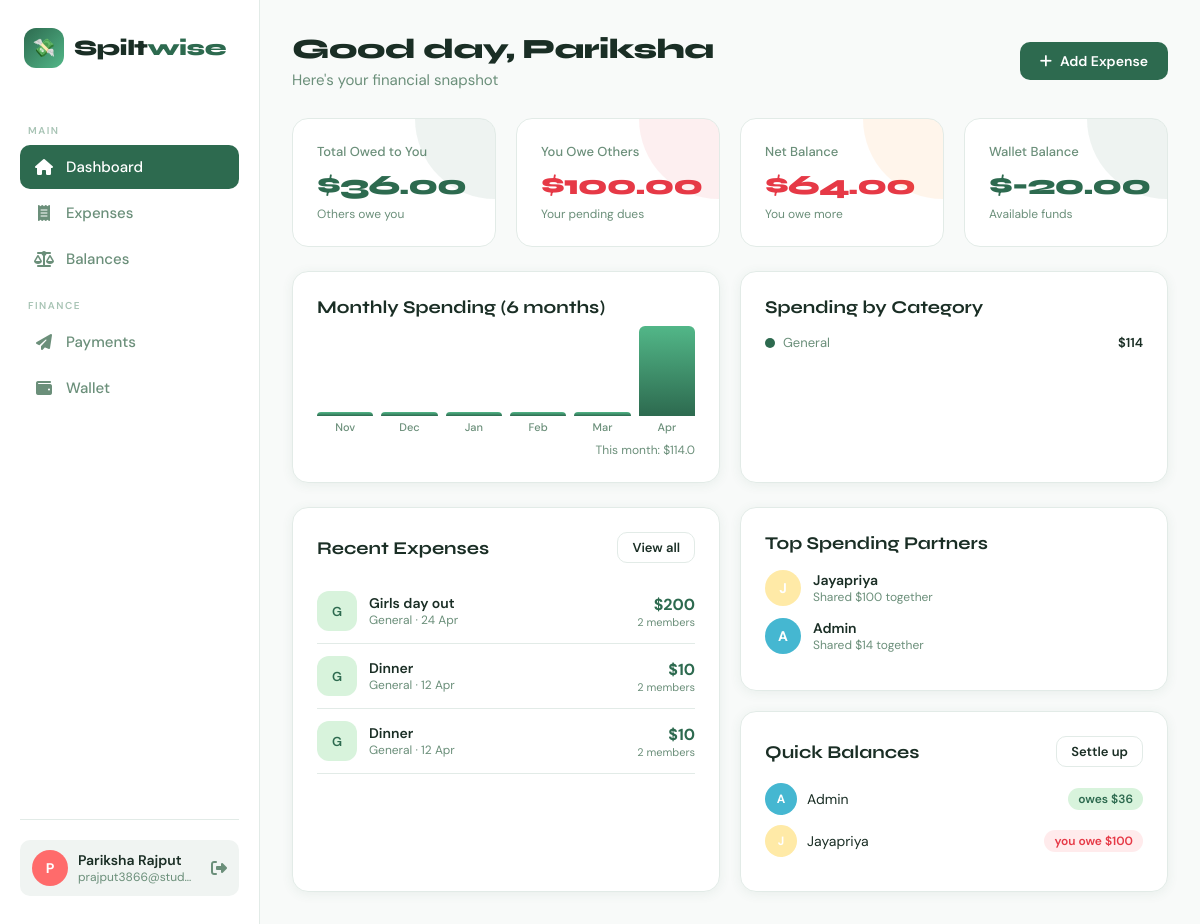
The page /dashboard (signed in) on the database its author committed.
### app.py (models this page shows)
class User(db.Model):
    id           = db.Column(db.Integer, primary_key=True)
    name         = db.Column(db.String(120), nullable=False)
    email        = db.Column(db.String(120), unique=True, nullable=False)
    password     = db.Column(db.String(256), nullable=False)
    avatar_color = db.Column(db.String(20), default="#4ECDC4")
    created_at   = db.Column(db.DateTime, default=datetime.utcnow)
    wallet       = db.relationship("Wallet", back_populates="user", uselist=False)

class Wallet(db.Model):
    id      = db.Column(db.Integer, primary_key=True)
    user_id = db.Column(db.Integer, db.ForeignKey("user.id"), unique=True, nullable=False)
    balance = db.Column(db.Float, default=0.0)
    user    = db.relationship("User", back_populates="wallet")

class Expense(db.Model):
    id          = db.Column(db.Integer, primary_key=True)
    description = db.Column(db.String(256), nullable=False)
    amount      = db.Column(db.Float, nullable=False)
    category    = db.Column(db.String(80), default="General")
    split_type  = db.Column(db.String(20), default="equal")
    paid_by     = db.Column(db.Integer, db.ForeignKey("user.id"), nullable=False)
    created_at  = db.Column(db.DateTime, default=datetime.utcnow)
    payer       = db.relationship("User", foreign_keys=[paid_by])
    members     = db.relationship("User", secondary=expense_members, backref="expenses")
    settled     = db.relationship("User", secondary=expense_settled)
    splits      = db.relationship("ExpenseSplit", back_populates="expense", cascade="all, delete-orphan")

### app.py (the view)
@app.route("/dashboard")
@login_required
def dashboard():
    user       = get_current_user()
    uid        = session["user_id"]
    balances   = _compute_balances(uid)
    total_owed = sum(v for v in balances.values() if v > 0)
    total_owe  = sum(-v for v in balances.values() if v < 0)
    recent_expenses = (Expense.query
                       .filter(Expense.members.any(id=uid))
                       .order_by(Expense.created_at.desc())
                       .limit(5).all())
    wallet     = Wallet.query.filter_by(user_id=uid).first() or Wallet(balance=0)
    monthly    = _monthly_spending(uid)
    categories = _category_breakdown(uid)
    partners   = _top_partners(uid)
    all_users  = {u.id: u for u in User.query.all()}
    return render_template("dashboard.html",
        user=user, balances=balances, total_owed=total_owed,
        total_owe=total_owe, recent_expenses=recent_expenses,
        wallet=wallet, monthly=monthly, categories=categories,
        partners=partners, all_users=all_users)

### app.py (called while the page is built)
def login_required(f):
    @wraps(f)
    def decorated(*args, **kwargs):
        if "user_id" not in session:
            ip = request.remote_addr
            record_unauthorized_access(ip, request.path, request.method)
            return redirect(url_for("login"))
        return f(*args, **kwargs)
    return decorated

def get_current_user():
    if "user_id" in session:
        return User.query.get(session["user_id"])
    return None

def _monthly_spending(uid):
    months = []
    now    = datetime.utcnow()
    for i in range(5, -1, -1):
        base        = now - timedelta(days=i * 30)
        month_start = base.replace(day=1, hour=0, minute=0, second=0, microsecond=0)
        next_m      = month_start + timedelta(days=32)
        month_end   = next_m.replace(day=1)
        exps  = (Expense.query
                 .filter(Expense.members.any(id=uid))
                 .filter(Expense.created_at >= month_start, Expense.created_at < month_end)
                 .all())
        total = sum(s.amount for e in exps for s in e.splits if s.user_id == uid)
        months.append({"month": month_start.strftime("%b"), "amount": round(total, 2)})
    return months

def _category_breakdown(uid):
    cats = defaultdict(float)
    for exp in Expense.query.filter(Expense.members.any(id=uid)).all():
        for s in exp.splits:
            if s.user_id == uid:
                cats[exp.category] += s.amount
    return [{"category": k, "total": round(v, 2)} for k, v in sorted(cats.items(), key=lambda x: -x[1]) if v > 0]

def _top_partners(uid):
    partner_amounts = defaultdict(float)
    for exp in Expense.query.filter(Expense.members.any(id=uid)).all():
        user_share = next((s.amount for s in exp.splits if s.user_id == uid), 0)
        for m in exp.members:
            if m.id != uid:
                partner_amounts[m.id] += user_share
    result = []
    for pid, amount in sorted(partner_amounts.items(), key=lambda x: x[1], reverse=True)[:3]:
        p = User.query.get(pid)
        if p:
            result.append({"user": p, "amount": round(amount, 2), "user_id": pid})
    return result

### templates/dashboard.html (shortened to what this page needs)
{% extends "base.html" %}
{% block content %}
<div class="page-header animate">
  <div>
    <div class="page-title">Good day, {{ user.name.split()[0] }}</div>
    <div class="page-subtitle">Here's your financial snapshot</div>
  </div>
  <a href="{{ url_for('add_expense') }}" class="btn btn-primary"><i class="fa-solid fa-plus"></i> Add Expense</a>
</div>
<div class="grid grid-4 animate delay-1" style="margin-bottom:24px">
  <div class="stat-card green">
    <div class="stat-label">Total Owed to You</div>
    <div class="stat-value green">${{ "%.2f"|format(total_owed) }}</div>
    <div style="font-size:12px;color:var(--text-muted);margin-top:4px">Others owe you</div>
  </div>
  <div class="stat-card red">
    <div class="stat-label">You Owe Others</div>
    <div class="stat-value red">${{ "%.2f"|format(total_owe) }}</div>
    <div style="font-size:12px;color:var(--text-muted);margin-top:4px">Your pending dues</div>
  </div>
  <div class="stat-card orange">
    <div class="stat-label">Net Balance</div>
    {% set net = total_owed - total_owe %}
    <div class="stat-value {{ 'green' if net >= 0 else 'red' }}">${{ "%.2f"|format(net|abs) }}</div>
    <div style="font-size:12px;color:var(--text-muted);margin-top:4px">{{ 'You are ahead' if net >= 0 else 'You owe more' }}</div>
  </div>
  <div class="stat-card green">
    <div class="stat-label">Wallet Balance</div>
    <div class="stat-value green">${{ "%.2f"|format(wallet.balance) }}</div>
    <div style="font-size:12px;color:var(--text-muted);margin-top:4px">Available funds</div>
  </div>
</div>
<div class="grid grid-2 animate delay-2" style="margin-bottom:24px">
  <div class="card">
    <div class="card-title">Monthly Spending (6 months)</div>
    {% if monthly %}
      {% set max_amount = monthly|map(attribute='amount')|max %}
      <div class="bar-chart">
        {% for m in monthly %}
        {% set height = ((m.amount / max_amount * 90)|int) if max_amount > 0 else 4 %}
        <div class="bar-wrap">
          <div class="bar" style="height:{{ [height, 4]|max }}px" title="${{ m.amount }}"></div>
          <div class="bar-label">{{ m.month }}</div>
        </div>
        {% endfor %}
      </div>
      <div style="text-align:right;font-size:12px;color:var(--text-muted);margin-top:8px">
        This month: ${{ monthly[-1].amount }}
      </div>
    {% else %}
      <div class="empty-state"><p>No spending data yet</p></div>
    {% endif %}
  </div>
  <div class="card">
    <div class="card-title">Spending by Category</div>
    {% if categories %}
      {% set cat_colors = ['#2D6A4F','#52B788','#F77F00','#FCBF49','#E63946','#4ECDC4','#BB8FCE','#45B7D1'] %}
      <div class="donut-legend">
        {% for i, cat in enumerate(categories[:6]) %}
        {% set color = cat_colors[i % cat_colors|length] %}
        <div class="legend-item">
          <div class="legend-dot" style="background:{{ color }}"></div>
          <div class="legend-name">{{ cat.category }}</div>
          <div class="legend-val">${{ "%.0f"|format(cat.total) }}</div>
        </div>
        {% endfor %}
      </div>
    {% else %}
      <div class="empty-state"><p>Add expenses to see breakdown</p></div>
    {% endif %}
  </div>
</div>
<div class="grid grid-2 animate delay-3">
  <div class="card">
    <div style="display:flex;justify-content:space-between;align-items:center;margin-bottom:16px">
      <div class="card-title" style="margin:0">Recent Expenses</div>
      <a href="{{ url_for('expenses') }}" class="btn btn-outline btn-sm">View all</a>
    </div>
    {% if recent_expenses %}
      {% for exp in recent_expenses %}
      {% set payer = exp.payer %}
      <div style="display:flex;align-items:center;gap:12px;padding:12px 0;border-bottom:1px solid var(--border);">
        <div style="width:40px;height:40px;border-radius:12px;background:var(--primary-pale);display:flex;align-items:center;justify-content:center;font-size:13px;font-weight:600;flex-shrink:0;color:var(--primary);">
          {{ exp.category[0] }}
        </div>
        <div style="flex:1;min-width:0">
          <div style="font-weight:600;font-size:14px;white-space:nowrap;overflow:hidden;text-overflow:ellipsis">{{ exp.description }}</div>
          <div style="font-size:12px;color:var(--text-muted)">{{ exp.category }} · {{ exp.created_at.strftime('%d %b') }}</div>
        </div>
        <div style="text-align:right">
          <div style="font-weight:700;color:var(--primary)">${{ "%.0f"|format(exp.amount) }}</div>
          <div style="font-size:11px;color:var(--text-muted)">{{ exp.members|length }} members</div>
        </div>
      </div>
      {% endfor %}
    {% else %}
      <div class="empty-state"><p>No expenses yet</p></div>
    {% endif %}
  </div>
  <div style="display:flex;flex-direction:column;gap:20px">
    <div class="card">
      <div class="card-title">Top Spending Partners</div>
      {% if partners %}
        {% for p in partners %}
        <div style="display:flex;align-items:center;gap:12px;margin-bottom:12px">
          <div class="avatar" style="background:{{ p.user.avatar_color or '#4ECDC4' }}">{{ p.user.name[0].upper() }}</div>
          <div style="flex:1">
            <div style="font-weight:600;font-size:14px">{{ p.user.name }}</div>
            <div style="font-size:12px;color:var(--text-muted)">Shared ${{ "%.0f"|format(p.amount) }} together</div>
          </div>
        </div>
        {% endfor %}
      {% else %}
        <div class="empty-state" style="padding:20px"><p>Add friends to expenses</p></div>
      {% endif %}
    </div>
    <div class="card">
      <div style="display:flex;justify-content:space-between;align-items:center;margin-bottom:16px">
        <div class="card-title" style="margin:0">Quick Balances</div>
        <a href="{{ url_for('balances') }}" class="btn btn-outline btn-sm">Settle up</a>
      </div>
      {% if balances %}
        {% for uid_b, amount in balances.items() %}
          {% if amount|abs > 0.01 %}
          {% set other = all_users.get(uid_b) %}
          {% if other %}
          <div style="display:flex;align-items:center;gap:10px;margin-bottom:10px">
            <div class="avatar" style="background:{{ other.avatar_color or '#52B788' }};width:32px;height:32px;font-size:12px">{{ other.name[0].upper() }}</div>
            <div style="flex:1;font-size:14px">{{ other.name }}</div>
            {% if amount > 0 %}
              <span class="badge badge-green">owes ${{ "%.0f"|format(amount) }}</span>
            {% else %}
              <span class="badge badge-red">you owe ${{ "%.0f"|format(amount|abs) }}</span>
            {% endif %}
          </div>
          {% endif %}
          {% endif %}
        {% endfor %}
      {% else %}
        <div style="color:var(--text-muted);font-size:14px;text-align:center;padding:12px">All settled up!</div>
      {% endif %}
    </div>
  </div>
</div>
{% endblock %}

### templates/base.html (shortened to what this page needs)
<!DOCTYPE html>
<html lang="en">
<head>
  <link rel="stylesheet" href="https://cdnjs.cloudflare.com/ajax/libs/font-awesome/6.5.0/css/all.min.css"/>
</head>
<body>
  {% if session.user_id %}
  <nav class="sidebar">
    <div class="logo">
      <div class="logo-icon">💸</div>
      <div class="logo-text">Spilt<span>wise</span></div>
    </div>
    <div class="nav-label">Main</div>
    <a href="{{ url_for('dashboard') }}" class="nav-link {% if request.endpoint=='dashboard' %}active{% endif %}">
      <i class="fa-solid fa-house"></i> Dashboard
    </a>
    <a href="{{ url_for('expenses') }}" class="nav-link {% if request.endpoint in ['expenses','add_expense'] %}active{% endif %}">
      <i class="fa-solid fa-receipt"></i> Expenses
    </a>
    <a href="{{ url_for('balances') }}" class="nav-link {% if request.endpoint=='balances' %}active{% endif %}">
      <i class="fa-solid fa-scale-balanced"></i> Balances
    </a>
    <div class="nav-label">Finance</div>
    <a href="{{ url_for('payments') }}" class="nav-link {% if request.endpoint=='payments' %}active{% endif %}">
      <i class="fa-solid fa-paper-plane"></i> Payments
    </a>
    <a href="{{ url_for('wallet') }}" class="nav-link {% if request.endpoint=='wallet' %}active{% endif %}">
      <i class="fa-solid fa-wallet"></i> Wallet
    </a>
    <div class="sidebar-bottom">
      {% set user = get_current_user() %}
      {% if user %}
      <div class="user-pill">
        <div class="avatar" style="background: {{ user.avatar_color }}">{{ user.name[0].upper() }}</div>
        <div class="user-info">
          <div class="user-name">{{ user.name }}</div>
          <div class="user-email">{{ user.email }}</div>
        </div>
        <a href="{{ url_for('logout') }}" title="Logout" style="color: var(--text-muted); margin-left: 4px;">
          <i class="fa-solid fa-right-from-bracket"></i>
        </a>
      </div>
      {% endif %}
    </div>
  </nav>
  {% endif %}
  <main class="main">
    {% block content %}{% endblock %}
  </main>
</body>
</html>

### rows shown on the page
User: name "P", name "Pariksha Rajput", email "prajput3866@stud…", name "Pariksha"
Wallet: balance "-20.00"
Expense: category "General", category "G", description "Dinner", category "General", created_at "12 Apr", amount "10", members|length "2"
Expense: category "G", description "Girls day out", category "General", created_at "24 Apr", amount "200", members|length "2"
Expense: category "G", description "Dinner", category "General", created_at "12 Apr", amount "10", members|length "2"
User: user "J", user.name "Jayapriya", name "J", name "Jayapriya"
User: user "A", user.name "Admin", name "A", name "Admin"

### other values the page prints
{{ "%.2f"|format(total_owed) }} "36.00"
{{ "%.2f"|format(total_owe) }} "100.00"
{{ "%.2f"|format(net|abs) }} "64.00"
{{ 'You are ahead' if net >= 0 else 'You owe more' }} "You owe more"
{{ m.month }} "Nov" "Dec" "Jan" "Feb" "Mar" "Apr"
{{ monthly[-1].amount }} "114.0"
{{ "%.0f"|format(cat.total) }} "114"
{{ "%.0f"|format(p.amount) }} "100" "14"
{{ "%.0f"|format(amount) }} "36"
{{ "%.0f"|format(amount|abs) }} "100"
